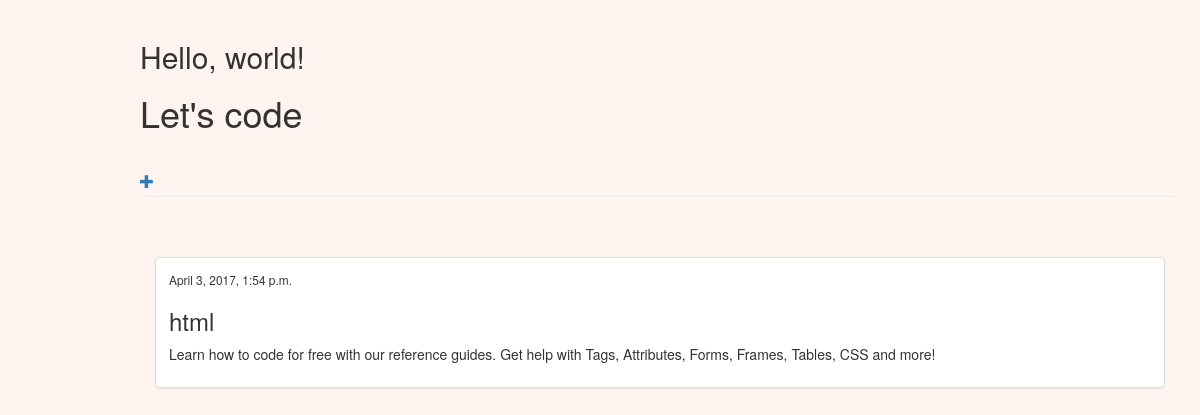
The app's page /blog/post/2/ with its own data.
### blog/models.py (models this page shows, shortened)
class Post(models.Model):
    author = models.ForeignKey('auth.User')
    title = models.CharField(max_length=200)
    text = models.TextField()
    created_date = models.DateTimeField(
            default=timezone.now)
    published_date = models.DateTimeField(
            blank=True, null=True)

### blog/views.py (the view)
# urls.py: url(r'^post/(?P<pk>\d+)/$', views.post_detail, name='post_detail'),
def post_detail(request, pk):
    post = get_object_or_404(Post, pk=pk)
    return render(request, 'blog/post_detail.html', {'post': post})

### blog/templates/blog/post_detail.html (shortened to what this page needs)
{% extends 'blog/base.html' %}
{% block content %}
<div class="col-sm-6 col-md-12">
        <div class="thumbnail">
            <div class="caption">
            {%if  post.published_date  %}
            <small> {{ post.published_date }}</small>
            {%endif %}
                <h3> {{ post.title }} </h3>
                <p>{{ post.text}} </p>
            </div>
        </div>
    </div>
{% endblock %}

### blog/static/css/main.css (style rules this page uses)
body { background-color: #fff4f0; margin-left: 100px; padding: 20px 20px 20px 40px; }

### records on screen
Post: published_date "April 3, 2017, 1:54 p.m.", title "html", text "Learn how to code for free with our reference guides. Get help with Tags, Attributes, Forms, Frames, Tables, CSS and more!"
